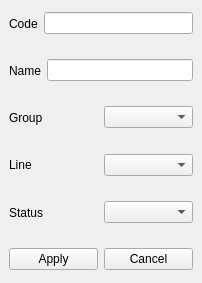
             <widget class="QFrame" name="filter_mainten_frame">
              <property name="geometry">
               <rect>
                <x>70</x>
                <y>220</y>
                <width>202</width>
                <height>283</height>
               </rect>
              </property>
              <property name="styleSheet">
               <string notr="true"/>
              </property>
              <layout class="QVBoxLayout" name="verticalLayout_5">
               <property name="spacing">
                <number>0</number>
               </property>
               <property name="leftMargin">
                <number>0</number>
               </property>
               <property name="topMargin">
                <number>0</number>
               </property>
               <property name="rightMargin">
                <number>0</number>
               </property>
               <property name="bottomMargin">
                <number>0</number>
               </property>
               <item>
                <widget class="QFrame" name="frame_2">
                 <property name="frameShape">
                  <enum>QFrame::NoFrame</enum>
                 </property>
                 <layout class="QHBoxLayout" name="horizontalLayout_3">
                  <item>
                   <widget class="QLabel" name="label_9">
                    <property name="text">
                     <string>Code</string>
                    </property>
                   </widget>
                  </item>
                  <item>
                   <widget class="QLineEdit" name="code_lnedit"/>
                  </item>
                 </layout>
                </widget>
               </item>
               <item>
                <widget class="QFrame" name="frame_3">
                 <property name="frameShape">
                  <enum>QFrame::NoFrame</enum>
                 </property>
                 <layout class="QHBoxLayout" name="horizontalLayout_4">
                  <item>
                   <widget class="QLabel" name="label_10">
                    <property name="text">
                     <string>Name</string>
                    </property>
                   </widget>
                  </item>
                  <item>
                   <widget class="QLineEdit" name="name_lnedit"/>
                  </item>
                 </layout>
                </widget>
               </item>
               <item>
                <widget class="QFrame" name="frame_4">
                 <property name="frameShape">
                  <enum>QFrame::NoFrame</enum>
                 </property>
                 <layout class="QHBoxLayout" name="horizontalLayout_5">
                  <item>
                   <widget class="QLabel" name="label_11">
                    <property name="text">
                     <string>Group</string>
                    </property>
                   </widget>
                  </item>
                  <item>
                   <widget class="QComboBox" name="group_cbb"/>
                  </item>
                 </layout>
                </widget>
               </item>
               <item>
                <widget class="QFrame" name="frame_5">
                 <property name="frameShape">
                  <enum>QFrame::NoFrame</enum>
                 </property>
                 <layout class="QHBoxLayout" name="horizontalLayout_6">
                  <item>
                   <widget class="QLabel" name="label_12">
                    <property name="text">
                     <string>Line</string>
                    </property>
                   </widget>
                  </item>
                  <item>
                   <widget class="QComboBox" name="line_cbb"/>
                  </item>
                 </layout>
                </widget>
               </item>
               <item>
                <widget class="QFrame" name="frame_10">
                 <property name="frameShape">
                  <enum>QFrame::NoFrame</enum>
                 </property>
                 <layout class="QHBoxLayout" name="horizontalLayout_11">
                  <item>
                   <widget class="QLabel" name="label_17">
                    <property name="text">
                     <string>Status</string>
                    </property>
                   </widget>
                  </item>
                  <item>
                   <widget class="QComboBox" name="status_cbb"/>
                  </item>
                 </layout>
                </widget>
               </item>
               <item>
                <widget class="QFrame" name="frame_11">
                 <property name="frameShape">
                  <enum>QFrame::NoFrame</enum>
                 </property>
                 <layout class="QHBoxLayout" name="horizontalLayout_12">
                  <item>
                   <widget class="QPushButton" name="apply_btn">
                    <property name="text">
                     <string>Apply</string>
                    </property>
                    <property name="flat">
                     <bool>false</bool>
                    </property>
                   </widget>
                  </item>
                  <item>
                   <widget class="QPushButton" name="cancel_btn">
                    <property name="text">
                     <string>Cancel</string>
                    </property>
                    <property name="flat">
                     <bool>false</bool>
                    </property>
                   </widget>
                  </item>
                 </layout>
                </widget>
               </item>
              </layout>
             </widget>
